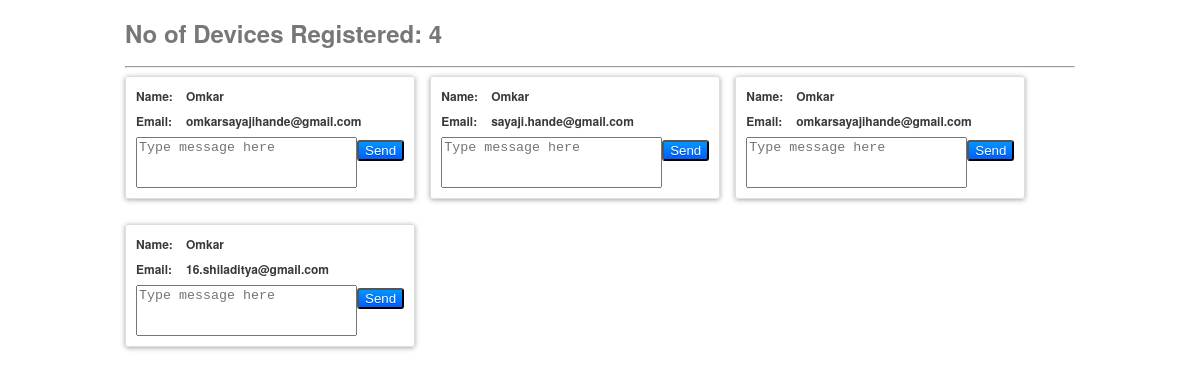
The page /gcm_server/index.php on the database its author committed.
### tables this page shows
CREATE TABLE `gcm_users` (
  `id` int(11) NOT NULL AUTO_INCREMENT,
  `gcm_regid` text,
  `name` varchar(50) NOT NULL,
  `email` varchar(255) NOT NULL,
  `created_at` timestamp NOT NULL DEFAULT CURRENT_TIMESTAMP,
  PRIMARY KEY (`id`)
);

### gcm_server/db_connect.php (called while the page is built, shortened)
<?php
class DB_Connect {
    public function connect() {
        $con = mysql_connect("localhost", "root", "");
        return $con;
    }
}
?>

### gcm_server/db_functions.php (called while the page is built, shortened)
<?php
class DB_Functions {
    function __construct() {
        include_once './db_connect.php';
    }
    public function getAllUsers() {
        $result = mysql_query("select * FROM gcm_users");
        return $result;
    }
}
?>

### gcm_server/index.php (the view, shortened to what this page needs)
<!DOCTYPE html>
<html>
    <head>
    </head>
    <body>
        <?php
        include_once 'db_functions.php';
        $db = new DB_Functions();
        $users = $db->getAllUsers();
        if ($users != false)
            $no_of_users = mysql_num_rows($users);
        else
            $no_of_users = 0;
        ?>
        <div class="container">
            <h1>No of Devices Registered: <?php echo $no_of_users; ?></h1>
            <hr/>
            <ul class="devices">
                <?php
                if ($no_of_users > 0) {
                    ?>
                    <?php
                    while ($row = mysql_fetch_array($users)) {
                        ?>
                        <li>
                            <form id="<?php echo $row["id"] ?>" name="" method="post" onsubmit="return sendPushNotification('<?php echo $row["id"] ?>')">
                                <label>Name: </label> <span><?php echo $row["name"] ?></span>
                                <label>Email:</label> <span><?php echo $row["email"] ?></span>
                                <div class="send_container">
                                    <textarea rows="3" name="message" cols="25" class="txt_message" placeholder="Type message here"></textarea>
                                    <input type="submit" class="send_btn" value="Send" onclick=""/>
                                </div>
                            </form>
                        </li>
                    <?php }
                } else { ?>
                    <li>
                        No Users Registered Yet!
                    </li>
                <?php } ?>
            </ul>
        </div>
    </body>
</html>

### gcm_server/index.php (style rules this page uses)
.container { width: 950px; margin: 0 auto; padding: 0; }
h1 { font-family: 'Helvetica Neue', Helvetica, Arial, sans-serif; font-size: 24px; color: #777; }
ul.devices { margin: 0; padding: 0; }
ul.devices li { float: left; list-style: none; border: 1px solid #dedede; padding: 10px; margin: 0 15px 25px 0; border-radius: 3px; -webkit-box-shadow: 0 1px 5px rgba(0, 0, 0, 0.35); -moz-box-shadow: 0 1px 5px rgba(0, 0, 0, 0.35); box-shadow: 0 1px 5px rgba(0, 0, 0, 0.35); font-family: 'Helvetica Neue', Helvetica, Arial, sans-serif; color: #555; }
ul.devices li label, ul.devices li span { font-family: 'Helvetica Neue', Helvetica, Arial, sans-serif; font-size: 12px; font-style: normal; font-variant: normal; font-weight: bold; color: #393939; display: block; float: left; }
ul.devices li label { height: 25px; width: 50px; }
ul.devices li textarea { float: left; resize: none; }
ul.devices li .send_btn { background: -webkit-gradient(linear, 0% 0%, 0% 100%, from(#0096FF), to(#005DFF)); background: -webkit-linear-gradient(0% 0%, 0% 100%, from(#0096FF), to(#005DFF)); background: -moz-linear-gradient(center top, #0096FF, #005DFF); background: linear-gradient(#0096FF, #005DFF); text-shadow: 0 1px 0 rgba(0, 0, 0, 0.3); border-radius: 3px; color: #fff; }

### rows shown on the page
gcm_users: name "Omkar", email "omkarsayajihande@gmail.com"
gcm_users: name "Omkar", email "sayaji.hande@gmail.com"
gcm_users: name "Omkar", email "omkarsayajihande@gmail.com"
gcm_users: name "Omkar", email "16.shiladitya@gmail.com"

### other values the page prints
$no_of_users "4"
